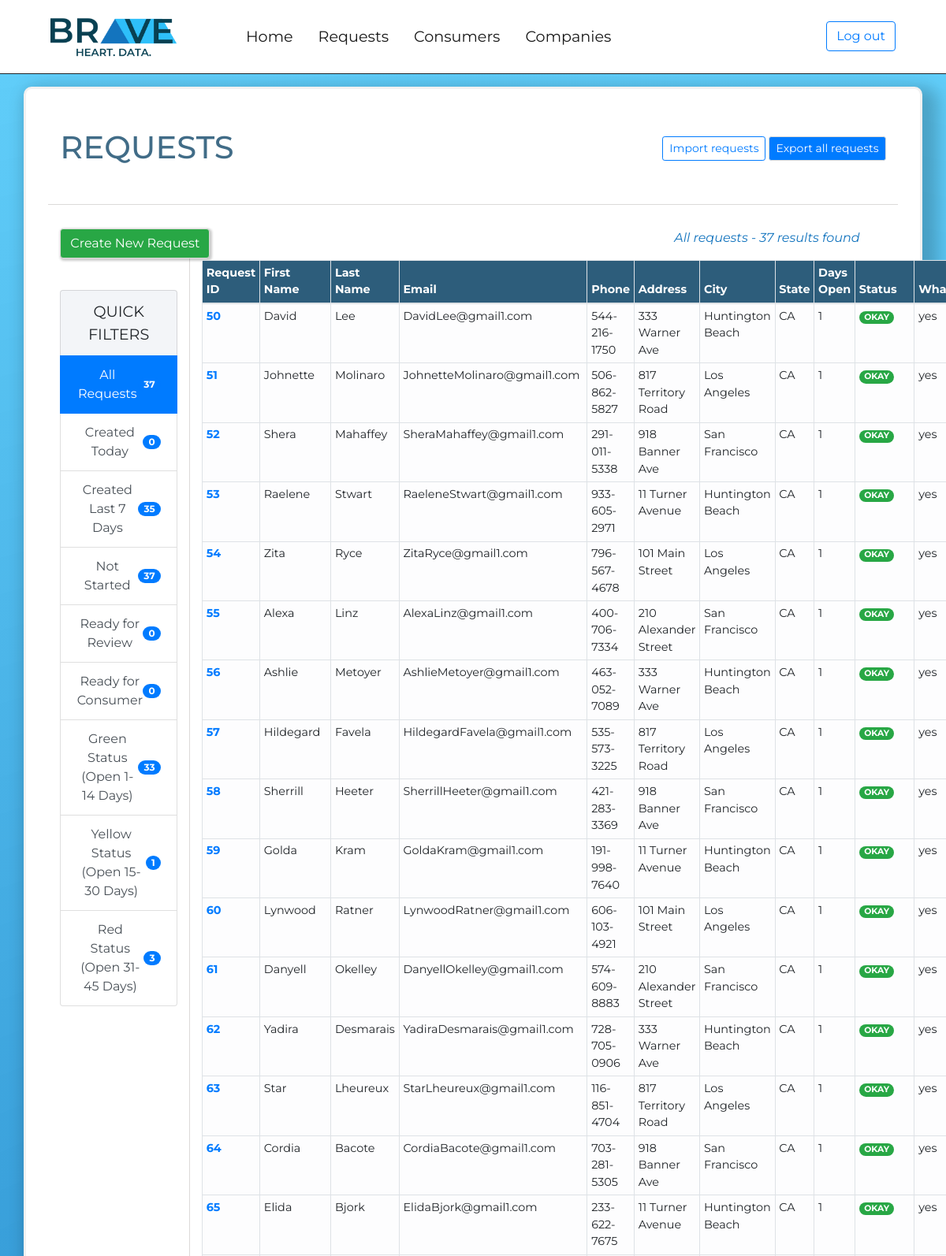
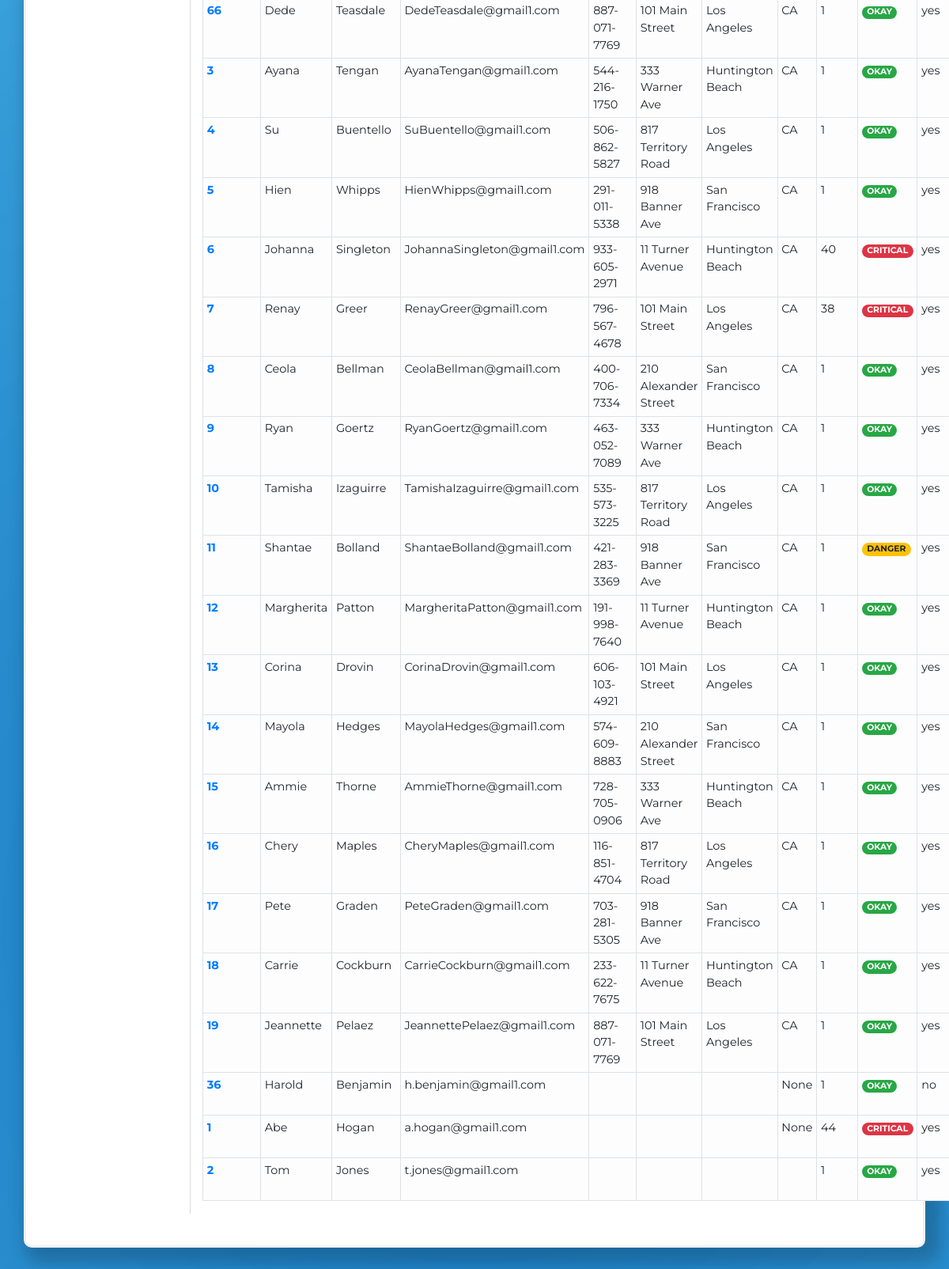
The app's page /console/requests/ (signed in), older data (2 pictures, top to bottom).
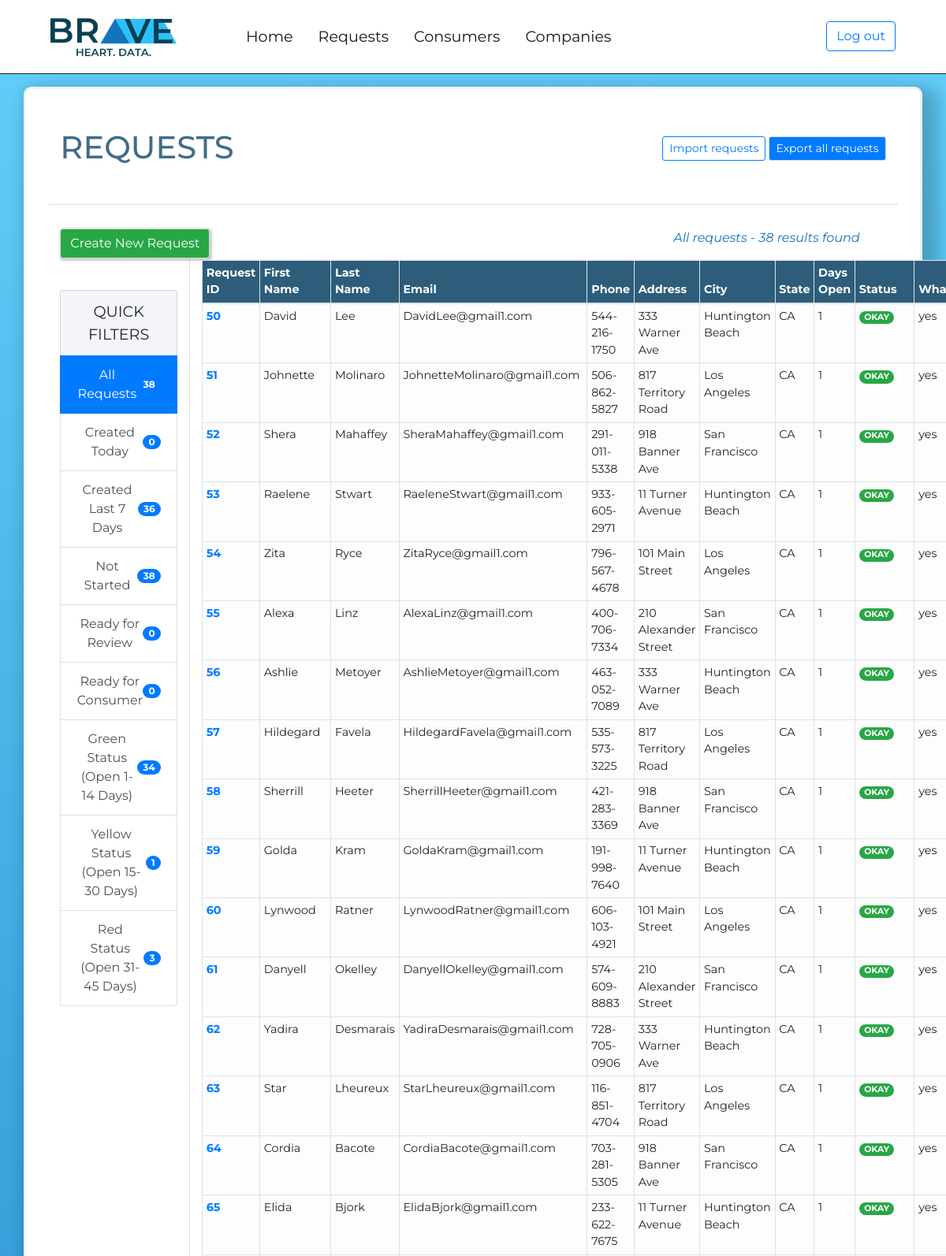
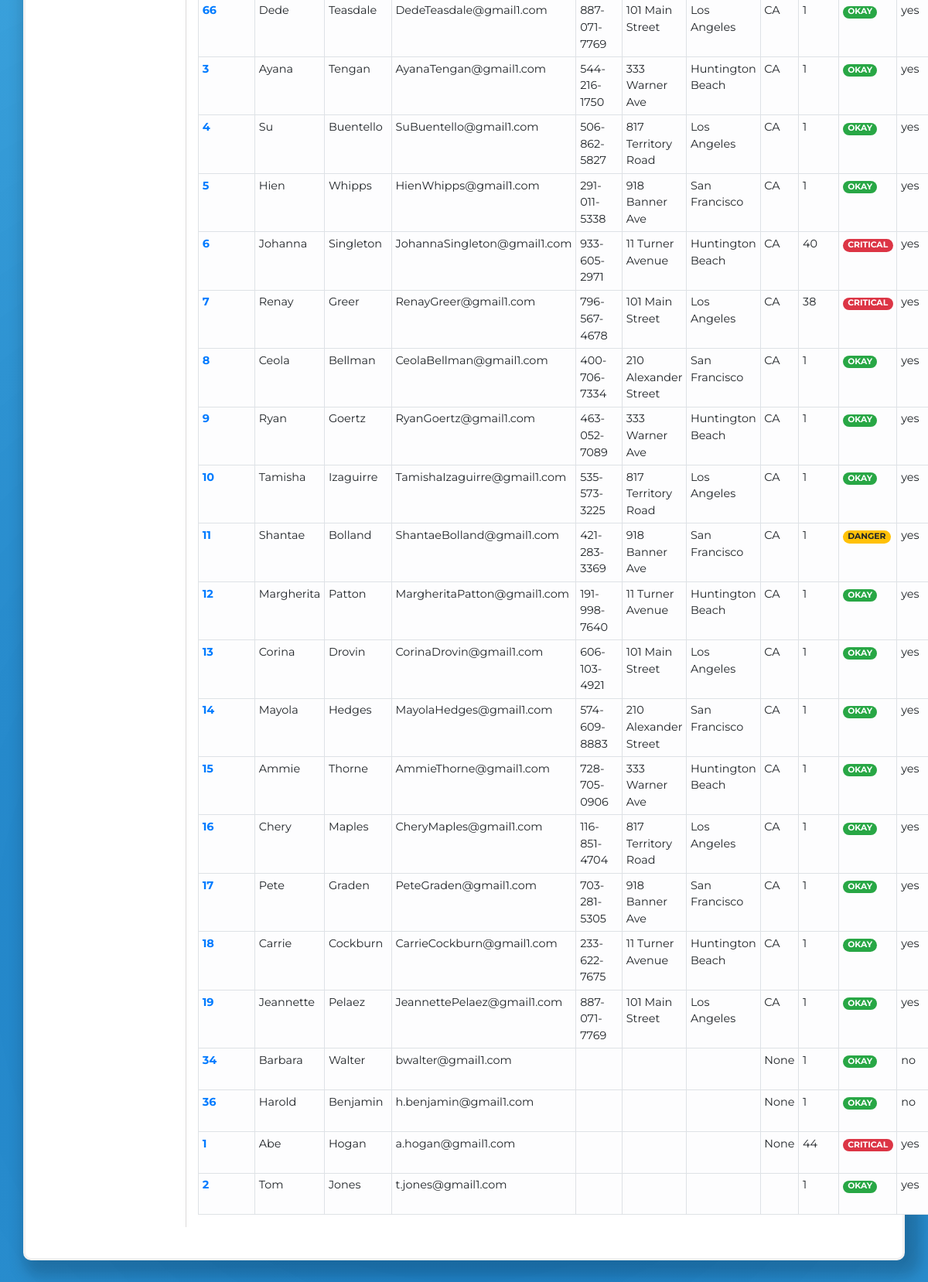
The same page, newer data (2 pictures, top to bottom).
### request_form_app/models.py (models this page shows, shortened)
class Request(models.Model):
	request_source_choices = (
		('none','None'),
		('email','Email'),
		('phone','Phone'),
		('web','Web')
		)
	priority_choices = (
		('low','Low'),
		('medium','Medium'),
		('high','High')
		)
	stage_choices = (
		('new','New'),
		('in progress','In Progress'),
		('ready to review','Ready for Review'),
		('ready for consumer','Ready for Consumer'),
		('completed', 'Completed'),
		('past due', 'Past Due')
		)
	request_choices = (
		('yes','Yes please'),
		('no', 'Not right now')
		)
	data_ready_to_send_choices = (
		('yes','Yes'),
		('no','No')
		)
	status_choices = (
		('green','Green'),
		('yellow','Yellow'),
		('orange','Orange'),
		('red','Red'),
		)
	consumer = models.ForeignKey(Consumer, on_delete=models.CASCADE,null=True,blank=True)
	company_requested = models.ForeignKey(Company,on_delete=models.CASCADE,null=True,blank=True)
	request_source = models.CharField(max_length=20,choices=request_source_choices,default='none')
	website_source = models.URLField(max_length=200,blank=True)
	delete_request = models.CharField(max_length=5,choices=request_choices,default='no')
	what_request = models.CharField(max_length=5,choices=request_choices,default='no')
	who_request = models.CharField(max_length=5,choices=request_choices,default='no')
	opt_out_request = models.CharField(max_length=5,choices=request_choices,default='no')
	priority = models.CharField(max_length=10,choices=priority_choices,default='low')
	escalated = models.BooleanField(null=True)
	stage = models.CharField(max_length=20,choices=stage_choices,default='new')
	created_at = models.DateField(auto_now_add=True)
	updated_at = models.DateField(auto_now=True)
	first_name = models.CharField(max_length=256,blank=False)
	last_name = models.CharField(max_length=256,blank=False)
	email = models.EmailField(max_length=256,blank=False)
	alternative_email = models.EmailField(max_length=256,blank=True)
	phone = models.CharField(max_length=13,blank=True)
	alternative_phone = models.CharField(max_length=13,blank=True)
	primary_address = models.CharField(max_length=256,blank=True)
	primary_address_line_two = models.CharField(max_length=256,blank=True)
	primary_city = models.CharField(max_length=256,blank=True)
	primary_state = USStateField(null=True,blank=True)
	primary_zip = USZipCodeField(null=True,blank=True)
	primary_country = models.CharField(max_length=256,blank=True)
	alternative_address = models.CharField(max_length=256,blank=True)
	alternative_address_line_two = models.CharField(max_length=256,blank=True)
	alternative_city = models.CharField(max_length=256,blank=True)
	alternative_state = models.CharField(max_length=256,blank=True)
	alternative_country = models.CharField(max_length=256,blank=True)
	ssn = USSocialSecurityNumberField(null=True,blank=True)
	driver_license_number = models.CharField(max_length=10,blank=True)
	driver_license_state = models.CharField(max_length=2,blank=True)
	date_of_birth = models.DateField(null=True,blank=True)
	terms_of_service_signed = models.BooleanField(default=False)
	data_ready_to_send = models.CharField(max_length=5,choices=data_ready_to_send_choices,default='no')
	status = models.CharField(max_length=10,choices=status_choices,default='green')
	days_open = models.IntegerField(default='1',null=False)

### user_console/views.py (the view)
# urls.py: path('requests/',views.RequestListView.as_view(),name='request_list'),
class RequestListView(LoginRequiredMixin,TemplateView):
	model = Request
	context_object_name = 'request_list'
	template_name = 'user_console/request_list.html'
	login_url = '/console/login/'
	def get_context_data(self,**kwargs):
		today = date.today()
		last_week = date.today() + timedelta(days=-7)
		context = super(RequestListView,self).get_context_data(**kwargs)
		context['all_requests_list'] = Request.objects.filter(company_requested__in = self.request.user.company.all()).order_by('-created_at')
		context['todays_list'] = Request.objects.filter(created_at__year=today.year,created_at__month=today.month,created_at__day=today.day,company_requested__in = self.request.user.company.all())
		context['not_started_list'] = Request.objects.filter(stage__iexact='new',company_requested__in = self.request.user.company.all())
		context['last_week_list'] = Request.objects.filter(created_at__gte=date.today()+timedelta(days=-7),company_requested__in = self.request.user.company.all())
		context['ready_for_review_list'] = Request.objects.filter(stage__iexact='ready for review',company_requested__in = self.request.user.company.all())
		context['data_ready_to_send_list'] = Request.objects.filter(stage__iexact='ready for consumer',company_requested__in = self.request.user.company.all())
		context['green_status_list'] = Request.objects.filter(status__iexact='green',company_requested__in = self.request.user.company.all())
		context['yellow_status_list'] = Request.objects.filter(status__iexact='yellow',company_requested__in = self.request.user.company.all())
		context['red_status_list'] = Request.objects.filter(status__iexact='red',company_requested__in = self.request.user.company.all())
		return context

### accounts/models.py (called while the page is built)
	@property
	def is_active(self):
		return self.staff

### user_console/templates/user_console/request_list.html (shortened to what the changed rows need)
{% extends 'user_console/console_base.html' %}
{% load staticfiles %}
{% block css_block %}
	<link rel="stylesheet" type="text/css" href="{% static 'user_console/request_list.css' %}">
{% endblock %}
{% block main_block %}
	<div class="container-fullwidth" id="request-container">
		<div class="container-fullwidth" id="request-header-container">
		<div class="row" id="header-row">
			<div class="col-2 text-center">
				<h1 class="display-5" id="request-header">REQUESTS</h1>
			</div>
		</div>
		<div class="row" id="request-row">
			<div class="col-2 text-center" id="filter-column">
				<div class="row pt-3">
					<div class="col">
				<div class="list-group" id="list-tab" role="tablist">
					<a class="list-group-item list-group-item-action active d-flex justify-content-between align-items-center" id="filter-1-list" data-toggle='list' href='#filter-1' role='tab' aria-controls='filter-1'>All Requests<span class="badge badge-primary badge-pill">{{all_requests_list|length}}</span></a>
					<a class="list-group-item list-group-item-action d-flex justify-content-between align-items-center" id="filter-3-list" data-toggle='list' href='#filter-3' role='tab' aria-controls='filter-3'>Created Last 7 Days<span class="badge badge-primary badge-pill">{{last_week_list|length}}</span></a>
					<a class="list-group-item list-group-item-action d-flex justify-content-between align-items-center" id="filter-9-list" data-toggle='list' href='#filter-9' role='tab' aria-controls='filter-3'>Not Started<span class="badge badge-primary badge-pill">{{not_started_list|length}}</span></a>
					<a class="list-group-item list-group-item-action d-flex justify-content-between align-items-center" id="filter-5-list" data-toggle='list' href='#filter-5' role='tab' aria-controls='filter-5'>Green Status (Open 1-14 Days)<span class="badge badge-primary badge-pill">{{green_status_list|length}}</span></a>
					</div>
					</div>
				</div>
			</div>
			<div class="col-10">
				<div class="tab-content" id="nav-tabContent">
					<div class="tab-pane show active" id="filter-1" role='tabpanel' arialabelledby='filter-1-list'>
					<table class="table table-light table-bordered table-hover table-sm" id="request-table">
						<thead class="thead" style="background-color:#2d5d7b;color: white;">
							<th class="table-head" scope="col">Request ID</th>
							<th class="table-head" scope="col">First Name</th>
							<th class="table-head" scope="col">Last Name</th>
							<th class="table-head" scope="col">Email</th>
							<th class="table-head" scope="col">Phone</th>
							<th class="table-head" scope="col">Address</th>
							<th class="table-head" scope="col">City</th>
							<th class="table-head" scope="col">State</th>
							<th class="table-head" scope="col">Days Open</th>
							<th class="table-head" scope="col">Status</th>
							<th class="table-head" scope="col">What</th>
						</thead>
						<tbody>
							<div class="row float-right">
								<div class="pr-5">
								{% if all_requests_list %}
									<p class="list-count"><span><i>All requests - </span><span>{{all_requests_list | length}} results found</i></span></p>
								{% else %}
									<p class="list-count">All requests - <span><i>No results</i></span></p>
								{% endif %}
								</div>
							</div>
								{% for request in all_requests_list %}
								{% if request.status == 'red' %}
								<tr>
									<th scope="row"><a href="{% url 'user_console:request_detail' pk=request.pk %}">{{request.pk }}</a></th>
									<td>{{request.first_name}}</td>
									<td>{{request.last_name}}</td>
									<td>{{request.email }}</td>
									<td>{{request.phone}}</td>
									<td style="max-width: 400px;">{{request.primary_address}}</td>
									<td>{{request.primary_city}}</td>
									<td>{{request.primary_state}}</td>
									<td>{{request.days_open}}</td>
									<td><span class="badge badge-pill badge-danger">CRITICAL</span></td>
									<td>{{request.what_request}}</td>
								</tr>
								{% elif request.status == 'yellow' %}
								<tr>
									<th scope="row"><a href="{% url 'user_console:request_detail' pk=request.pk %}">{{request.pk }}</a></th>
									<td>{{request.first_name}}</td>
									<td>{{request.last_name}}</td>
									<td>{{request.email }}</td>
									<td>{{request.phone}}</td>
									<td style="max-width: 400px;">{{request.primary_address}}</td>
									<td>{{request.primary_city}}</td>
									<td>{{request.primary_state}}</td>
									<td>{{request.days_open}}</td>
									<td><span class="badge badge-pill badge-warning">DANGER</span></td>
									<td>{{request.what_request}}</td>
								</tr>
								{% else %}
								<tr>
									<th scope="row"><a href="{% url 'user_console:request_detail' pk=request.pk %}">{{ request.pk }}</a></th>
									<td>{{request.first_name}}</td>
									<td>{{request.last_name}}</td>
									<td>{{request.email }}</td>
									<td>{{request.phone}}</td>
									<td style="max-width: 400px;">{{request.primary_address}}</td>
									<td>{{request.primary_city}}</td>
									<td>{{request.primary_state}}</td>
									<td>{{request.days_open}}</td>
									<td><span class="badge badge-pill badge-success">OKAY</span></td>
									<td>{{request.what_request}}</td>
								</tr>
								{% endif %}
							{% endfor %}
						</tbody>
					</table>
					</div>
				</div>
		</div>
		</div>
		</div>
	</div>
{% endblock %}

Row changes from the older to the newer data that the page shows:
now on this page (row edited): Request: pk "34", first_name "Barbara", last_name "Walter", email "bwalter@gmail1.com", primary_state "None", days_open "1", what_request "no"
Text that changed along with them:
{{ all_requests_list|length }}: "37" → "38"
{{ last_week_list|length }}: "35" → "36"
{{ not_started_list|length }}: "37" → "38"
{{ green_status_list|length }}: "33" → "34"
{{ all_requests_list | length }}: "37" → "38"
